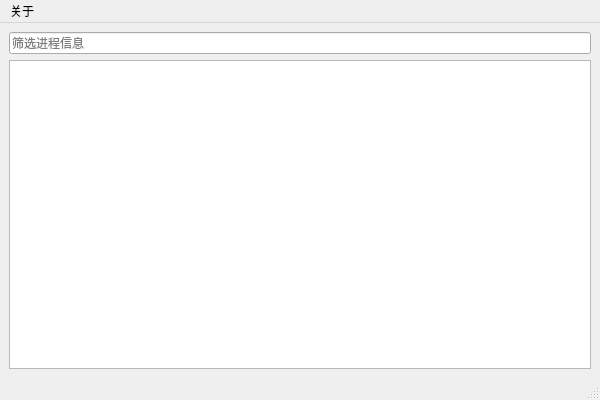
<?xml version="1.0" encoding="UTF-8"?>
<ui version="4.0">
 <class>MainWindow</class>
 <widget class="QMainWindow" name="MainWindow">
  <property name="geometry">
   <rect>
    <x>0</x>
    <y>0</y>
    <width>600</width>
    <height>400</height>
   </rect>
  </property>
  <property name="minimumSize">
   <size>
    <width>600</width>
    <height>400</height>
   </size>
  </property>
  <property name="maximumSize">
   <size>
    <width>600</width>
    <height>400</height>
   </size>
  </property>
  <property name="windowTitle">
   <string>MainWindow</string>
  </property>
  <widget class="QWidget" name="centralwidget">
   <layout class="QGridLayout" name="gridLayout">
    <item row="0" column="0">
     <layout class="QVBoxLayout" name="verticalLayout">
      <item>
       <widget class="QLineEdit" name="lineEdit">
        <property name="placeholderText">
         <string>筛选进程信息</string>
        </property>
       </widget>
      </item>
      <item>
       <widget class="ProcessTable" name="processTableView">
        <property name="contextMenuPolicy">
         <enum>Qt::CustomContextMenu</enum>
        </property>
       </widget>
      </item>
     </layout>
    </item>
   </layout>
  </widget>
  <widget class="QMenuBar" name="menubar">
   <property name="geometry">
    <rect>
     <x>0</x>
     <y>0</y>
     <width>600</width>
     <height>21</height>
    </rect>
   </property>
   <widget class="QMenu" name="menu">
    <property name="title">
     <string>关于</string>
    </property>
    <addaction name="actVersion"/>
   </widget>
   <addaction name="menu"/>
  </widget>
  <widget class="QStatusBar" name="statusbar"/>
  <action name="actVersion">
   <property name="text">
    <string>软件版本</string>
   </property>
  </action>
 </widget>
 <customwidgets>
  <customwidget>
   <class>ProcessTable</class>
   <extends>QTableView</extends>
   <header>processtable.h</header>
  </customwidget>
 </customwidgets>
 <resources/>
 <connections/>
</ui>
